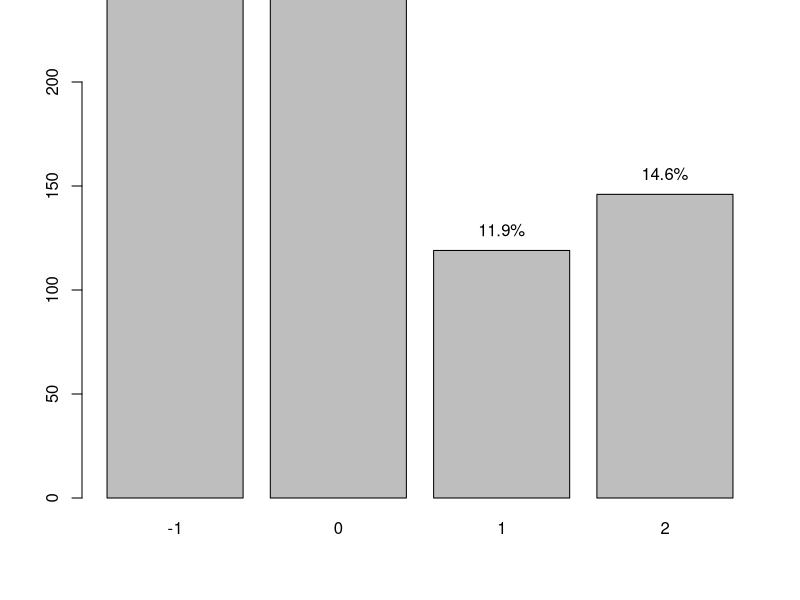

Here is the R script that generated this plot:
## ---- chunk 1
knitr::opts_chunk$set(echo = FALSE)
knitr::opts_chunk$set(tidy = TRUE)
knitr::opts_chunk$set(warning = FALSE)

loadPkg <- function(x) {
  if(!require(x, character.only = T)) install.packages(x, dependencies = T, repos = "http://cran.us.r-project.org")
  require(x, character.only = T)
}

libs <- c("knitr", "magrittr", "data.table", "kableExtra", "tidyverse", "matlib", "combinat")

lapply(libs, loadPkg)
## ---- chunk 2
d <- data_frame(x = c(-1, 0, 1, 2), y = c(1/4, 1/2, 1/8, 1/8))

s <- table(sample(d$x, size=1000, prob=d$y, replace=T)) %>%
  print
lbls = sprintf("%0.1f%%", s/sum(s) * 100)
barX <- barplot(s, ylim=c(0, 200))
text(x=barX, y=s+10, label=lbls)
